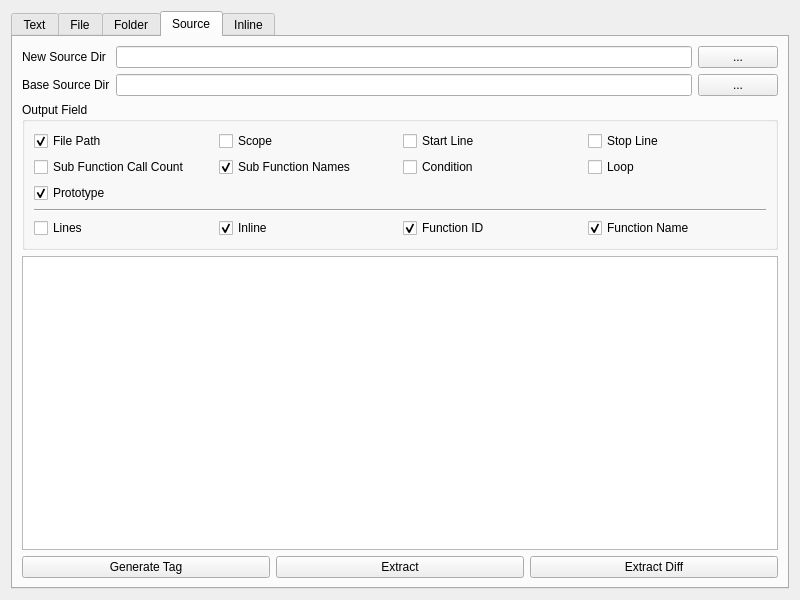
<?xml version="1.0" encoding="UTF-8"?>
<ui version="4.0">
 <class>ToolBoxDialog</class>
 <widget class="QDialog" name="ToolBoxDialog">
  <property name="geometry">
   <rect>
    <x>0</x>
    <y>0</y>
    <width>800</width>
    <height>600</height>
   </rect>
  </property>
  <property name="windowTitle">
   <string>ToolBox</string>
  </property>
  <layout class="QHBoxLayout" name="horizontalLayout">
   <item>
    <widget class="QTabWidget" name="tabWidget">
     <property name="currentIndex">
      <number>3</number>
     </property>
     <widget class="QWidget" name="tab">
      <attribute name="title">
       <string>Text</string>
      </attribute>
     </widget>
     <widget class="QWidget" name="tab_2">
      <attribute name="title">
       <string>File</string>
      </attribute>
     </widget>
     <widget class="QWidget" name="tab_3">
      <attribute name="title">
       <string>Folder</string>
      </attribute>
      <layout class="QHBoxLayout" name="horizontalLayout_4">
       <item>
        <widget class="FileFilterQt" name="filefilter" native="true">
         <property name="minimumSize">
          <size>
           <width>428</width>
           <height>522</height>
          </size>
         </property>
        </widget>
       </item>
       <item>
        <layout class="QVBoxLayout" name="verticalLayout">
         <item>
          <layout class="QHBoxLayout" name="horizontalLayout_2">
           <item>
            <widget class="QLabel" name="label">
             <property name="text">
              <string>Dest Dir</string>
             </property>
             <property name="buddy">
              <cstring>editDstDir</cstring>
             </property>
            </widget>
           </item>
           <item>
            <widget class="DropEdit" name="editDstDir"/>
           </item>
           <item>
            <widget class="QPushButton" name="btnDstDir">
             <property name="text">
              <string>...</string>
             </property>
            </widget>
           </item>
          </layout>
         </item>
         <item>
          <widget class="QGroupBox" name="groupBox">
           <property name="title">
            <string>Exception Action</string>
           </property>
           <layout class="QGridLayout" name="gridLayout">
            <item row="0" column="0">
             <widget class="QLabel" name="label_2">
              <property name="text">
               <string>Fail Files</string>
              </property>
              <property name="buddy">
               <cstring>comboFail</cstring>
              </property>
             </widget>
            </item>
            <item row="0" column="1">
             <widget class="QComboBox" name="comboFail">
              <item>
               <property name="text">
                <string>Ignore</string>
               </property>
              </item>
              <item>
               <property name="text">
                <string>Copy</string>
               </property>
              </item>
             </widget>
            </item>
            <item row="1" column="1">
             <widget class="QComboBox" name="comboUnhit">
              <item>
               <property name="text">
                <string>Ignore</string>
               </property>
              </item>
              <item>
               <property name="text">
                <string>Copy</string>
               </property>
              </item>
             </widget>
            </item>
            <item row="1" column="0">
             <widget class="QLabel" name="label_3">
              <property name="text">
               <string>UnHit Files</string>
              </property>
              <property name="buddy">
               <cstring>comboUnhit</cstring>
              </property>
             </widget>
            </item>
            <item row="2" column="0">
             <widget class="QLabel" name="label_4">
              <property name="text">
               <string>Excluded Files</string>
              </property>
              <property name="buddy">
               <cstring>comboExclude</cstring>
              </property>
             </widget>
            </item>
            <item row="2" column="1">
             <widget class="QComboBox" name="comboExclude">
              <item>
               <property name="text">
                <string>Ignore</string>
               </property>
              </item>
              <item>
               <property name="text">
                <string>Copy</string>
               </property>
              </item>
             </widget>
            </item>
           </layout>
          </widget>
         </item>
         <item>
          <widget class="QTabWidget" name="tabWidget_2">
           <property name="sizePolicy">
            <sizepolicy hsizetype="Preferred" vsizetype="Preferred">
             <horstretch>0</horstretch>
             <verstretch>0</verstretch>
            </sizepolicy>
           </property>
           <property name="currentIndex">
            <number>0</number>
           </property>
           <widget class="QWidget" name="tab_5">
            <attribute name="title">
             <string>Encode</string>
            </attribute>
            <layout class="QGridLayout" name="gridLayout_2">
             <item row="4" column="0" colspan="2">
              <widget class="QPushButton" name="btnAction_DirEncode">
               <property name="text">
                <string>Action</string>
               </property>
              </widget>
             </item>
             <item row="0" column="1" rowspan="2">
              <widget class="QComboBox" name="comboEncode_DirEncode"/>
             </item>
             <item row="2" column="1">
              <widget class="QComboBox" name="comboNewline_DirEncode"/>
             </item>
             <item row="2" column="0">
              <widget class="QLabel" name="label_6">
               <property name="text">
                <string>Output Newline</string>
               </property>
               <property name="buddy">
                <cstring>comboNewline_DirEncode</cstring>
               </property>
              </widget>
             </item>
             <item row="0" column="0" rowspan="2">
              <widget class="QLabel" name="label_5">
               <property name="text">
                <string>Output Encode</string>
               </property>
               <property name="buddy">
                <cstring>comboEncode_DirEncode</cstring>
               </property>
              </widget>
             </item>
            </layout>
           </widget>
           <widget class="QWidget" name="tab_6">
            <attribute name="title">
             <string>Katakana</string>
            </attribute>
            <layout class="QHBoxLayout" name="horizontalLayout_3">
             <item>
              <widget class="QPushButton" name="btnAction_DirKatakana">
               <property name="sizePolicy">
                <sizepolicy hsizetype="Expanding" vsizetype="Expanding">
                 <horstretch>0</horstretch>
                 <verstretch>0</verstretch>
                </sizepolicy>
               </property>
               <property name="text">
                <string>Action</string>
               </property>
              </widget>
             </item>
            </layout>
           </widget>
          </widget>
         </item>
         <item>
          <widget class="QListWidget" name="listWidget"/>
         </item>
        </layout>
       </item>
      </layout>
     </widget>
     <widget class="QWidget" name="tab_4">
      <attribute name="title">
       <string>Source</string>
      </attribute>
      <layout class="QGridLayout" name="gridLayout_4">
       <item row="5" column="0" colspan="3">
        <layout class="QHBoxLayout" name="horizontalLayout_5">
         <item>
          <widget class="QPushButton" name="btnGenerateTag">
           <property name="text">
            <string>Generate Tag</string>
           </property>
          </widget>
         </item>
         <item>
          <widget class="QPushButton" name="btnExtractFunc">
           <property name="text">
            <string>Extract</string>
           </property>
          </widget>
         </item>
         <item>
          <widget class="QPushButton" name="btnExtractFuncDiff">
           <property name="text">
            <string>Extract Diff</string>
           </property>
          </widget>
         </item>
        </layout>
       </item>
       <item row="1" column="2">
        <widget class="QPushButton" name="btnBaseSource">
         <property name="text">
          <string>...</string>
         </property>
        </widget>
       </item>
       <item row="1" column="1">
        <widget class="DropEdit" name="editBaseSource"/>
       </item>
       <item row="1" column="0">
        <widget class="QLabel" name="label_8">
         <property name="text">
          <string>Base Source Dir</string>
         </property>
         <property name="buddy">
          <cstring>editBaseSource</cstring>
         </property>
        </widget>
       </item>
       <item row="0" column="2">
        <widget class="QPushButton" name="btnNewSource">
         <property name="text">
          <string>...</string>
         </property>
        </widget>
       </item>
       <item row="0" column="1">
        <widget class="DropEdit" name="editNewSource"/>
       </item>
       <item row="0" column="0">
        <widget class="QLabel" name="label_7">
         <property name="text">
          <string>New Source Dir</string>
         </property>
         <property name="buddy">
          <cstring>editNewSource</cstring>
         </property>
        </widget>
       </item>
       <item row="4" column="0" colspan="3">
        <widget class="QListWidget" name="listWidget_Source"/>
       </item>
       <item row="2" column="0" colspan="3">
        <widget class="QGroupBox" name="groupBox_2">
         <property name="title">
          <string>Output Field</string>
         </property>
         <layout class="QGridLayout" name="gridLayout_3">
          <item row="4" column="0">
           <widget class="QCheckBox" name="checkLines">
            <property name="text">
             <string>Lines</string>
            </property>
            <property name="checked">
             <bool>false</bool>
            </property>
           </widget>
          </item>
          <item row="0" column="2">
           <widget class="QCheckBox" name="checkStartline">
            <property name="text">
             <string>Start Line</string>
            </property>
           </widget>
          </item>
          <item row="4" column="3">
           <widget class="QCheckBox" name="checkFuncName">
            <property name="text">
             <string>Function Name</string>
            </property>
            <property name="checked">
             <bool>true</bool>
            </property>
           </widget>
          </item>
          <item row="4" column="2">
           <widget class="QCheckBox" name="checkFuncID">
            <property name="text">
             <string>Function ID</string>
            </property>
            <property name="checked">
             <bool>true</bool>
            </property>
           </widget>
          </item>
          <item row="0" column="3">
           <widget class="QCheckBox" name="checkStopline">
            <property name="text">
             <string>Stop Line</string>
            </property>
           </widget>
          </item>
          <item row="0" column="0">
           <widget class="QCheckBox" name="checkFilePath">
            <property name="text">
             <string>File Path</string>
            </property>
            <property name="checked">
             <bool>true</bool>
            </property>
           </widget>
          </item>
          <item row="3" column="0" colspan="4">
           <widget class="Line" name="line">
            <property name="orientation">
             <enum>Qt::Horizontal</enum>
            </property>
           </widget>
          </item>
          <item row="1" column="2">
           <widget class="QCheckBox" name="checkCondition">
            <property name="text">
             <string>Condition</string>
            </property>
           </widget>
          </item>
          <item row="1" column="3">
           <widget class="QCheckBox" name="checkLoop">
            <property name="text">
             <string>Loop</string>
            </property>
           </widget>
          </item>
          <item row="1" column="0">
           <widget class="QCheckBox" name="checkSubFuncCount">
            <property name="text">
             <string>Sub Function Call Count</string>
            </property>
            <property name="checked">
             <bool>false</bool>
            </property>
           </widget>
          </item>
          <item row="1" column="1">
           <widget class="QCheckBox" name="checkSubFuncName">
            <property name="text">
             <string>Sub Function Names</string>
            </property>
            <property name="checked">
             <bool>true</bool>
            </property>
           </widget>
          </item>
          <item row="0" column="1">
           <widget class="QCheckBox" name="checkScope">
            <property name="text">
             <string>Scope</string>
            </property>
           </widget>
          </item>
          <item row="2" column="0">
           <widget class="QCheckBox" name="checkPrototype">
            <property name="text">
             <string>Prototype</string>
            </property>
            <property name="checked">
             <bool>true</bool>
            </property>
           </widget>
          </item>
          <item row="4" column="1">
           <widget class="QCheckBox" name="checkInline">
            <property name="text">
             <string>Inline</string>
            </property>
            <property name="checked">
             <bool>true</bool>
            </property>
           </widget>
          </item>
         </layout>
        </widget>
       </item>
      </layout>
     </widget>
     <widget class="QWidget" name="tab_7">
      <attribute name="title">
       <string>Inline</string>
      </attribute>
      <layout class="QGridLayout" name="gridLayout_5">
       <item row="0" column="4">
        <widget class="QPushButton" name="btnInlineSource">
         <property name="text">
          <string>...</string>
         </property>
        </widget>
       </item>
       <item row="1" column="0">
        <widget class="QLabel" name="label_10">
         <property name="text">
          <string>Function List</string>
         </property>
         <property name="buddy">
          <cstring>editNewSource</cstring>
         </property>
        </widget>
       </item>
       <item row="5" column="0" colspan="3">
        <widget class="QLabel" name="label_15">
         <property name="text">
          <string>Minimum Metric</string>
         </property>
         <property name="buddy">
          <cstring>editMinMetric</cstring>
         </property>
        </widget>
       </item>
       <item row="2" column="3">
        <widget class="DropEdit" name="editInlineInline"/>
       </item>
       <item row="0" column="3">
        <widget class="DropEdit" name="editInlineSource"/>
       </item>
       <item row="1" column="4">
        <widget class="QPushButton" name="btnInlineFunction">
         <property name="text">
          <string>...</string>
         </property>
        </widget>
       </item>
       <item row="1" column="3">
        <widget class="DropEdit" name="editInlineFunction"/>
       </item>
       <item row="3" column="0" colspan="2">
        <widget class="QLabel" name="label_12">
         <property name="text">
          <string>Metric File</string>
         </property>
         <property name="buddy">
          <cstring>editNewSource</cstring>
         </property>
        </widget>
       </item>
       <item row="2" column="0">
        <widget class="QLabel" name="label_11">
         <property name="text">
          <string>Inline List</string>
         </property>
         <property name="buddy">
          <cstring>editNewSource</cstring>
         </property>
        </widget>
       </item>
       <item row="3" column="4">
        <widget class="QPushButton" name="btnInlineMetric">
         <property name="text">
          <string>...</string>
         </property>
        </widget>
       </item>
       <item row="5" column="3">
        <widget class="QLineEdit" name="editMinMetric"/>
       </item>
       <item row="2" column="4">
        <widget class="QPushButton" name="btnInlineInline">
         <property name="text">
          <string>...</string>
         </property>
        </widget>
       </item>
       <item row="0" column="0">
        <widget class="QLabel" name="label_9">
         <property name="text">
          <string>Source Dir</string>
         </property>
         <property name="buddy">
          <cstring>editNewSource</cstring>
         </property>
        </widget>
       </item>
       <item row="3" column="3">
        <widget class="DropEdit" name="editInlineMetric"/>
       </item>
       <item row="8" column="5">
        <widget class="QPushButton" name="btnInlineGenerateAdjust">
         <property name="enabled">
          <bool>true</bool>
         </property>
         <property name="text">
          <string>Generate</string>
         </property>
        </widget>
       </item>
       <item row="8" column="4">
        <widget class="QPushButton" name="btnInlineAdjust">
         <property name="text">
          <string>...</string>
         </property>
        </widget>
       </item>
       <item row="8" column="3">
        <widget class="DropEdit" name="editInlineAdjust"/>
       </item>
       <item row="7" column="0">
        <widget class="QLabel" name="label_13">
         <property name="text">
          <string>Inline Tree</string>
         </property>
         <property name="buddy">
          <cstring>editNewSource</cstring>
         </property>
        </widget>
       </item>
       <item row="8" column="0" colspan="3">
        <widget class="QLabel" name="label_14">
         <property name="text">
          <string>Metric File(Adjusted)</string>
         </property>
         <property name="buddy">
          <cstring>editNewSource</cstring>
         </property>
        </widget>
       </item>
       <item row="7" column="5">
        <widget class="QPushButton" name="btnInlineGenerateTree">
         <property name="enabled">
          <bool>true</bool>
         </property>
         <property name="text">
          <string>Generate</string>
         </property>
        </widget>
       </item>
       <item row="7" column="4">
        <widget class="QPushButton" name="btnInlineTree">
         <property name="text">
          <string>...</string>
         </property>
        </widget>
       </item>
       <item row="7" column="3">
        <widget class="DropEdit" name="editInlineTree"/>
       </item>
       <item row="6" column="0" colspan="6">
        <widget class="Line" name="line_2">
         <property name="orientation">
          <enum>Qt::Horizontal</enum>
         </property>
        </widget>
       </item>
       <item row="2" column="5">
        <widget class="QPushButton" name="btnInlineGenerateInline">
         <property name="text">
          <string>Generate</string>
         </property>
        </widget>
       </item>
       <item row="3" column="5">
        <widget class="QPushButton" name="btnInlineGenerateMetric">
         <property name="text">
          <string>Generate</string>
         </property>
        </widget>
       </item>
       <item row="9" column="0" colspan="6">
        <widget class="QPlainTextEdit" name="plainTextEdit">
         <property name="enabled">
          <bool>false</bool>
         </property>
         <property name="plainText">
          <string>01. Choose/Drag&amp;Drop Source Dir
02. Choose/Drag&amp;Drop Function List File
03. Choose Inline List File
04. Push Button after Inline List File
05. Filter Inline List File
06. Choose Metric File
07. Push Button after Metric File
08. Add metric data into Metric File
09. Choose Inline Tree File
10. Push Button after Inline Tree File
11. (Optional) Set Minimum Metric data
12. Choose Metric File(Adjusted)
13. Push Button after Metric File(Adjusted)</string>
         </property>
        </widget>
       </item>
      </layout>
     </widget>
    </widget>
   </item>
  </layout>
 </widget>
 <customwidgets>
  <customwidget>
   <class>FileFilterQt</class>
   <extends>QWidget</extends>
   <header>filefilterqt.h</header>
   <container>1</container>
  </customwidget>
  <customwidget>
   <class>DropEdit</class>
   <extends>QLineEdit</extends>
   <header>dropedit.h</header>
  </customwidget>
 </customwidgets>
 <resources/>
 <connections>
  <connection>
   <sender>btnDstDir</sender>
   <signal>clicked()</signal>
   <receiver>ToolBoxDialog</receiver>
   <slot>onBtnDstDir()</slot>
   <hints>
    <hint type="sourcelabel">
     <x>775</x>
     <y>63</y>
    </hint>
    <hint type="destinationlabel">
     <x>796</x>
     <y>26</y>
    </hint>
   </hints>
  </connection>
  <connection>
   <sender>btnAction_DirEncode</sender>
   <signal>clicked()</signal>
   <receiver>ToolBoxDialog</receiver>
   <slot>onBtnActionDirEncode()</slot>
   <hints>
    <hint type="sourcelabel">
     <x>558</x>
     <y>286</y>
    </hint>
    <hint type="destinationlabel">
     <x>794</x>
     <y>266</y>
    </hint>
   </hints>
  </connection>
  <connection>
   <sender>btnAction_DirKatakana</sender>
   <signal>clicked()</signal>
   <receiver>ToolBoxDialog</receiver>
   <slot>onBtnActionDirKatakana()</slot>
   <hints>
    <hint type="sourcelabel">
     <x>547</x>
     <y>222</y>
    </hint>
    <hint type="destinationlabel">
     <x>792</x>
     <y>257</y>
    </hint>
   </hints>
  </connection>
  <connection>
   <sender>btnNewSource</sender>
   <signal>clicked()</signal>
   <receiver>ToolBoxDialog</receiver>
   <slot>onBtnNewSource()</slot>
   <hints>
    <hint type="sourcelabel">
     <x>735</x>
     <y>52</y>
    </hint>
    <hint type="destinationlabel">
     <x>702</x>
     <y>5</y>
    </hint>
   </hints>
  </connection>
  <connection>
   <sender>btnBaseSource</sender>
   <signal>clicked()</signal>
   <receiver>ToolBoxDialog</receiver>
   <slot>onBtnBaseSource()</slot>
   <hints>
    <hint type="sourcelabel">
     <x>758</x>
     <y>78</y>
    </hint>
    <hint type="destinationlabel">
     <x>755</x>
     <y>5</y>
    </hint>
   </hints>
  </connection>
  <connection>
   <sender>btnExtractFunc</sender>
   <signal>clicked()</signal>
   <receiver>ToolBoxDialog</receiver>
   <slot>onBtnExtractFunc()</slot>
   <hints>
    <hint type="sourcelabel">
     <x>336</x>
     <y>565</y>
    </hint>
    <hint type="destinationlabel">
     <x>796</x>
     <y>531</y>
    </hint>
   </hints>
  </connection>
  <connection>
   <sender>btnExtractFuncDiff</sender>
   <signal>clicked()</signal>
   <receiver>ToolBoxDialog</receiver>
   <slot>onBtnExtractFuncDiff()</slot>
   <hints>
    <hint type="sourcelabel">
     <x>624</x>
     <y>567</y>
    </hint>
    <hint type="destinationlabel">
     <x>795</x>
     <y>481</y>
    </hint>
   </hints>
  </connection>
  <connection>
   <sender>btnGenerateTag</sender>
   <signal>clicked()</signal>
   <receiver>ToolBoxDialog</receiver>
   <slot>onBtnGenerateTag()</slot>
   <hints>
    <hint type="sourcelabel">
     <x>164</x>
     <y>567</y>
    </hint>
    <hint type="destinationlabel">
     <x>795</x>
     <y>573</y>
    </hint>
   </hints>
  </connection>
  <connection>
   <sender>btnInlineSource</sender>
   <signal>clicked()</signal>
   <receiver>ToolBoxDialog</receiver>
   <slot>onBtnInlineSource()</slot>
   <hints>
    <hint type="sourcelabel">
     <x>659</x>
     <y>53</y>
    </hint>
    <hint type="destinationlabel">
     <x>795</x>
     <y>67</y>
    </hint>
   </hints>
  </connection>
  <connection>
   <sender>btnInlineFunction</sender>
   <signal>clicked()</signal>
   <receiver>ToolBoxDialog</receiver>
   <slot>onBtnInlineFunction()</slot>
   <hints>
    <hint type="sourcelabel">
     <x>662</x>
     <y>82</y>
    </hint>
    <hint type="destinationlabel">
     <x>795</x>
     <y>107</y>
    </hint>
   </hints>
  </connection>
  <connection>
   <sender>btnInlineInline</sender>
   <signal>clicked()</signal>
   <receiver>ToolBoxDialog</receiver>
   <slot>onBtnInlineInline()</slot>
   <hints>
    <hint type="sourcelabel">
     <x>653</x>
     <y>115</y>
    </hint>
    <hint type="destinationlabel">
     <x>796</x>
     <y>155</y>
    </hint>
   </hints>
  </connection>
  <connection>
   <sender>btnInlineMetric</sender>
   <signal>clicked()</signal>
   <receiver>ToolBoxDialog</receiver>
   <slot>onBtnInlineMetric()</slot>
   <hints>
    <hint type="sourcelabel">
     <x>642</x>
     <y>140</y>
    </hint>
    <hint type="destinationlabel">
     <x>798</x>
     <y>203</y>
    </hint>
   </hints>
  </connection>
  <connection>
   <sender>btnInlineTree</sender>
   <signal>clicked()</signal>
   <receiver>ToolBoxDialog</receiver>
   <slot>onBtnInlineTree()</slot>
   <hints>
    <hint type="sourcelabel">
     <x>637</x>
     <y>203</y>
    </hint>
    <hint type="destinationlabel">
     <x>792</x>
     <y>238</y>
    </hint>
   </hints>
  </connection>
  <connection>
   <sender>btnInlineAdjust</sender>
   <signal>clicked()</signal>
   <receiver>ToolBoxDialog</receiver>
   <slot>onBtnInlineAdjust()</slot>
   <hints>
    <hint type="sourcelabel">
     <x>677</x>
     <y>230</y>
    </hint>
    <hint type="destinationlabel">
     <x>793</x>
     <y>296</y>
    </hint>
   </hints>
  </connection>
  <connection>
   <sender>btnInlineGenerateTree</sender>
   <signal>clicked()</signal>
   <receiver>ToolBoxDialog</receiver>
   <slot>onBtnInlineGenerateTree()</slot>
   <hints>
    <hint type="sourcelabel">
     <x>731</x>
     <y>203</y>
    </hint>
    <hint type="destinationlabel">
     <x>796</x>
     <y>333</y>
    </hint>
   </hints>
  </connection>
  <connection>
   <sender>btnInlineGenerateAdjust</sender>
   <signal>clicked()</signal>
   <receiver>ToolBoxDialog</receiver>
   <slot>onBtnInlineGenerateAdjust()</slot>
   <hints>
    <hint type="sourcelabel">
     <x>741</x>
     <y>232</y>
    </hint>
    <hint type="destinationlabel">
     <x>795</x>
     <y>377</y>
    </hint>
   </hints>
  </connection>
  <connection>
   <sender>btnInlineGenerateInline</sender>
   <signal>clicked()</signal>
   <receiver>ToolBoxDialog</receiver>
   <slot>onBtnInlineGenerateInline()</slot>
   <hints>
    <hint type="sourcelabel">
     <x>744</x>
     <y>113</y>
    </hint>
    <hint type="destinationlabel">
     <x>793</x>
     <y>16</y>
    </hint>
   </hints>
  </connection>
  <connection>
   <sender>btnInlineGenerateMetric</sender>
   <signal>clicked()</signal>
   <receiver>ToolBoxDialog</receiver>
   <slot>onBtnInlineGenerateMetric()</slot>
   <hints>
    <hint type="sourcelabel">
     <x>725</x>
     <y>133</y>
    </hint>
    <hint type="destinationlabel">
     <x>795</x>
     <y>423</y>
    </hint>
   </hints>
  </connection>
 </connections>
 <slots>
  <slot>onBtnDstDir()</slot>
  <slot>onBtnActionDirEncode()</slot>
  <slot>onBtnActionDirKatakana()</slot>
  <slot>onBtnExtractFunc()</slot>
  <slot>onBtnExtractFuncDiff()</slot>
  <slot>onBtnNewSource()</slot>
  <slot>onBtnBaseSource()</slot>
  <slot>onBtnGenerateTag()</slot>
  <slot>onBtnInlineSource()</slot>
  <slot>onBtnInlineFunction()</slot>
  <slot>onBtnInlineInline()</slot>
  <slot>onBtnInlineMetric()</slot>
  <slot>onBtnInlineTree()</slot>
  <slot>onBtnInlineAdjust()</slot>
  <slot>onBtnInlineGenerateTree()</slot>
  <slot>onBtnInlineGenerateAdjust()</slot>
  <slot>onBtnInlineGenerateInline()</slot>
  <slot>onBtnInlineGenerateMetric()</slot>
 </slots>
</ui>
